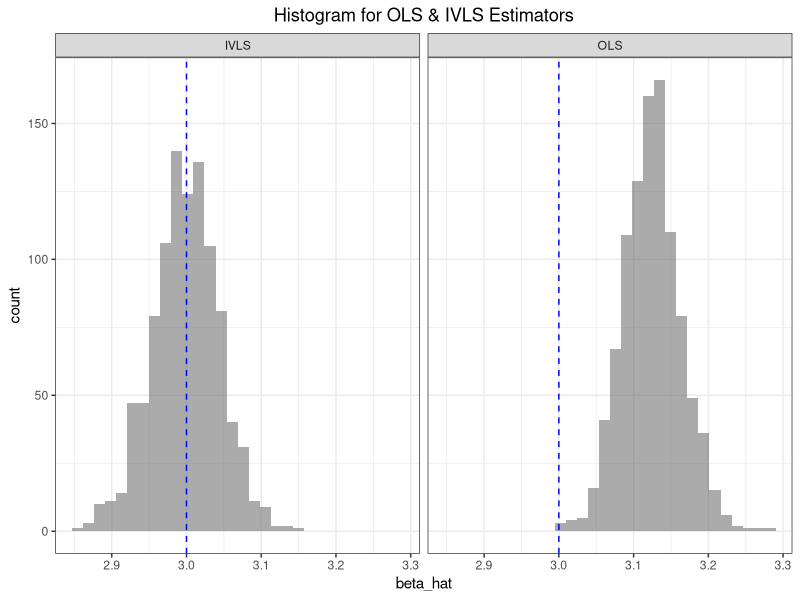
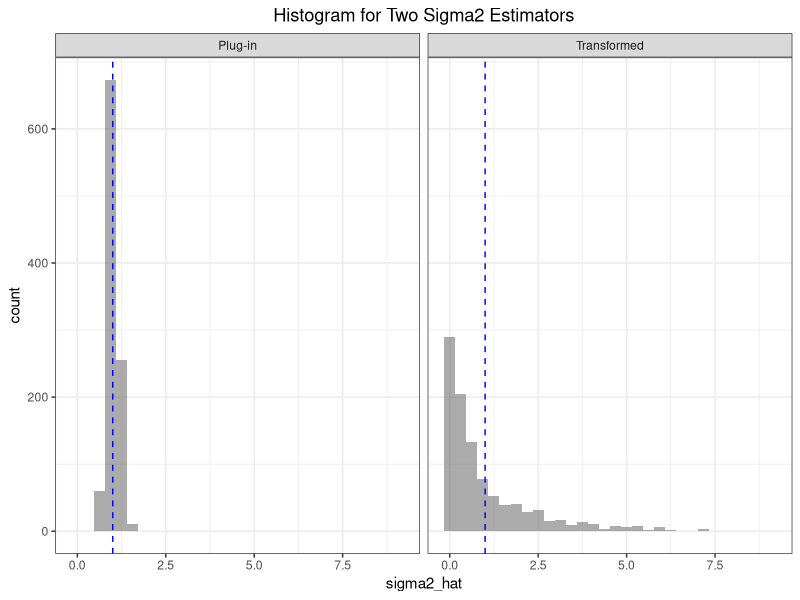
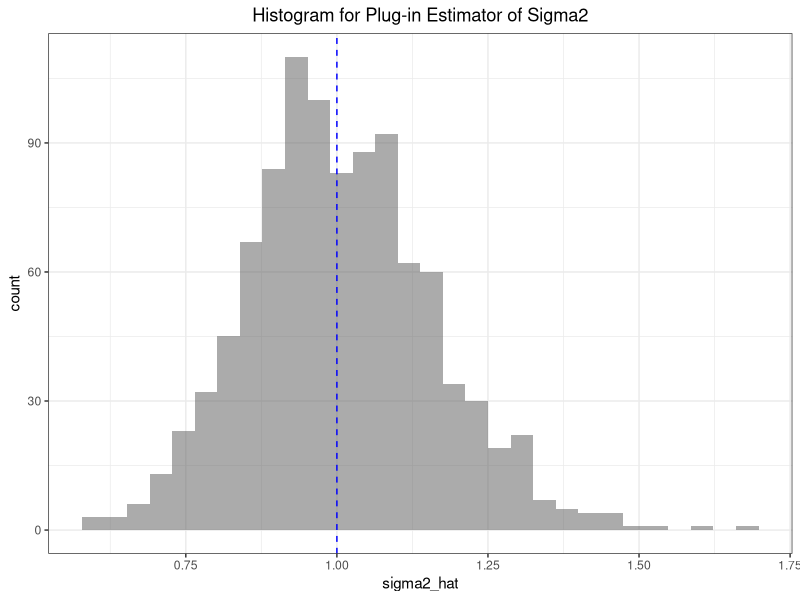

The R source for these figures, in order:
## ---- chunk 1
knitr::opts_chunk$set(echo = TRUE, out.width = "80%", fig.align = "center", message = F, warning = F)
## ---- chunk 2
library(expm)
library(mvtnorm)

Simulate_IVLS <- function(){
  # Generate data
  U <- rnorm(n)
  V <- rnorm(n)
  Z <- cbind(U, V)
  error <- rmvnorm(100, sigma = matrix(sigma2 * c(1, rho, rho, 1), 2, 2))
  epsilon <- error[, 1]
  delta <- error[, 2]
  X <- U + 2 * V + delta
  Y <- beta * X + epsilon
  
  # Ordinary Least Squares (OLS) estimation
  beta_ols <- solve(t(X) %*% X) %*% t(X) %*% Y
  
  # Instrumental Variables Least Squares (IVLS) estimation
  P_Z <- Z %*% solve(t(Z) %*% Z) %*% t(Z)
  # Two Stage Least Squares 
  # X_hat <- P_Z %*% X
  # beta_2sls <- solve(t(X_hat) %*% X_hat) %*% t(X_hat) %*% Y
  # Generalized Method of Moments
  beta_ivls <- solve(t(X) %*% P_Z %*% X) %*% t(X) %*% P_Z %*% Y
  # Verify
  # beta_2sls == beta_ivls
  # Compute the Residuals
  epsilon_hat <- Y - X %*% beta_ivls
  eta_hat <- sqrtm(solve(t(Z) %*% Z)) %*% t(Z) %*% epsilon_hat
  
  # Estimate sigma square
  sigma2_hat1 <- t(epsilon_hat) %*% epsilon_hat / (n - 1)
  sigma2_hat2 <- t(eta_hat) %*% eta_hat
  
  # return the results
  return(list(beta_ols = beta_ols,
              beta_ivls = beta_ivls,
              sigma2_hat1 = sigma2_hat1, 
              sigma2_hat2 = sigma2_hat2))
}
## ---- chunk 3
beta <- 3
sigma2 <- 1
rho <- 3/4
n <- 100
n_sim <- 1000
## ---- chunk 4
set.seed(1)
beta_ols_sim <- rep(0, n_sim)
beta_ivls_sim <- rep(0, n_sim)
sigma2_hat1_sim <- rep(0, n_sim)
sigma2_hat2_sim <- rep(0, n_sim)
for (i in 1:n_sim){
  result <- Simulate_IVLS()
  beta_ols_sim[i] <- result[["beta_ols"]]
  beta_ivls_sim[i] <- result[["beta_ivls"]]
  sigma2_hat1_sim[i] <- result[["sigma2_hat1"]]
  sigma2_hat2_sim[i] <- result[["sigma2_hat2"]]
}
## ---- chunk 5
df_beta <- data.frame(beta_hat = c(beta_ols_sim, beta_ivls_sim),
                      estimator = c(rep("OLS", n_sim), rep("IVLS", n_sim)))
library(ggplot2)
ggplot(aes(x = beta_hat), data = df_beta) +
  geom_histogram(alpha = 0.5, position = 'identity') +
  facet_wrap(~ estimator) +
  theme_bw() +
  geom_vline(xintercept = beta, linetype = "dashed", color = "blue") + 
  theme(plot.title = element_text(hjust = 0.5)) + labs(title = "Histogram for OLS & IVLS Estimators")
## ---- chunk 6
cat("Beta_OLS\n")
cat("Mean:", mean(beta_ols_sim), "\n")
cat("SD:", sd(beta_ols_sim), "\n")
cat("RMSE:", sqrt(mean((beta_ols_sim - beta) ^ 2)), "\n")
cat("==========\n")
cat("Beta_IVLS\n")
cat("Mean:", mean(beta_ivls_sim), "\n")
cat("SD:", sd(beta_ivls_sim), "\n")
cat("RMSE:", sqrt(mean((beta_ivls_sim - beta) ^ 2)))
## ---- chunk 7
df_sigma2 <- data.frame(sigma2_hat = c(sigma2_hat1_sim, sigma2_hat2_sim),
                        method = c(rep("Plug-in", n_sim), 
                                   rep("Transformed", n_sim)))
ggplot(aes(x = sigma2_hat), data = df_sigma2) +
  geom_histogram(alpha = 0.5, position = 'identity') +
  facet_wrap(~ method) +
  theme_bw() +
  geom_vline(xintercept = sigma2, linetype = "dashed", color = "blue") + 
  theme(plot.title = element_text(hjust = 0.5)) + labs(title = "Histogram for Two Sigma2 Estimators")
## ---- chunk 8
ggplot(aes(x = sigma2_hat), data = df_sigma2[df_sigma2$method=="Plug-in", ]) +
  geom_histogram(alpha = 0.5, position = 'identity') +
  theme_bw() +
  geom_vline(xintercept = sigma2, linetype = "dashed", color = "blue") + 
  theme(plot.title = element_text(hjust = 0.5)) + 
  labs(title = "Histogram for Plug-in Estimator of Sigma2")
## ---- chunk 9
cat("Method 1\n")
cat("Mean:", mean(sigma2_hat1_sim), "\n")
cat("SD:", sd(sigma2_hat1_sim), "\n")
cat("RMSE:", sqrt(mean((sigma2_hat1_sim - sigma2) ^ 2)), "\n")
cat("==========\n")
cat("Method 2\n")
cat("Mean:", mean(sigma2_hat2_sim), "\n")
cat("SD:", sd(sigma2_hat2_sim), "\n")
cat("RMSE:", sqrt(mean((sigma2_hat2_sim - sigma2) ^ 2)))
## ---- chunk 10
# knitr::purl("assignment4-code.Rmd", output = "assignment4.R")
# savehistory(file = "assignment4-transcript.Rt")
